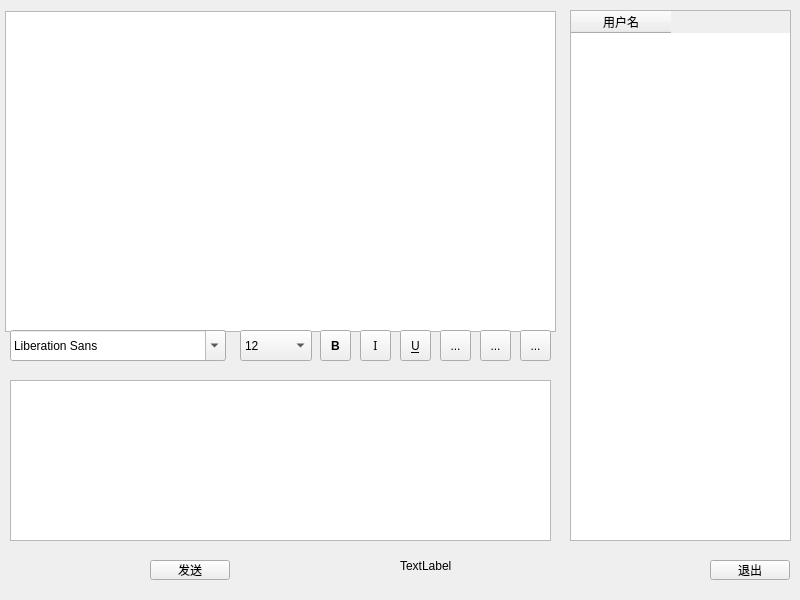
<?xml version="1.0" encoding="UTF-8"?>
<ui version="4.0">
 <class>Widget</class>
 <widget class="QWidget" name="Widget">
  <property name="geometry">
   <rect>
    <x>0</x>
    <y>0</y>
    <width>800</width>
    <height>600</height>
   </rect>
  </property>
  <property name="windowTitle">
   <string>Widget</string>
  </property>
  <widget class="QTextBrowser" name="msgBrowser">
   <property name="geometry">
    <rect>
     <x>5</x>
     <y>11</y>
     <width>551</width>
     <height>321</height>
    </rect>
   </property>
  </widget>
  <widget class="QTextEdit" name="msgTxtEdit">
   <property name="geometry">
    <rect>
     <x>10</x>
     <y>380</y>
     <width>541</width>
     <height>161</height>
    </rect>
   </property>
  </widget>
  <widget class="QFontComboBox" name="fontCbx">
   <property name="geometry">
    <rect>
     <x>10</x>
     <y>330</y>
     <width>216</width>
     <height>31</height>
    </rect>
   </property>
  </widget>
  <widget class="QComboBox" name="sizeCbx">
   <property name="geometry">
    <rect>
     <x>240</x>
     <y>330</y>
     <width>72</width>
     <height>31</height>
    </rect>
   </property>
   <property name="currentText">
    <string>12</string>
   </property>
   <property name="currentIndex">
    <number>4</number>
   </property>
   <item>
    <property name="text">
     <string>8</string>
    </property>
   </item>
   <item>
    <property name="text">
     <string>9</string>
    </property>
   </item>
   <item>
    <property name="text">
     <string>10</string>
    </property>
   </item>
   <item>
    <property name="text">
     <string>11</string>
    </property>
   </item>
   <item>
    <property name="text">
     <string>12</string>
    </property>
   </item>
   <item>
    <property name="text">
     <string>13</string>
    </property>
   </item>
   <item>
    <property name="text">
     <string>14</string>
    </property>
   </item>
   <item>
    <property name="text">
     <string>15</string>
    </property>
   </item>
   <item>
    <property name="text">
     <string>16</string>
    </property>
   </item>
   <item>
    <property name="text">
     <string>17</string>
    </property>
   </item>
   <item>
    <property name="text">
     <string>18</string>
    </property>
   </item>
   <item>
    <property name="text">
     <string>19</string>
    </property>
   </item>
   <item>
    <property name="text">
     <string>20</string>
    </property>
   </item>
   <item>
    <property name="text">
     <string>21</string>
    </property>
   </item>
   <item>
    <property name="text">
     <string>22</string>
    </property>
   </item>
  </widget>
  <widget class="QToolButton" name="boldTBtn">
   <property name="geometry">
    <rect>
     <x>320</x>
     <y>330</y>
     <width>31</width>
     <height>31</height>
    </rect>
   </property>
   <property name="font">
    <font>
     <weight>75</weight>
     <bold>true</bold>
    </font>
   </property>
   <property name="toolTip">
    <string notr="true"/>
   </property>
   <property name="text">
    <string>B</string>
   </property>
   <property name="checkable">
    <bool>true</bool>
   </property>
  </widget>
  <widget class="QToolButton" name="italicTBtn">
   <property name="geometry">
    <rect>
     <x>360</x>
     <y>330</y>
     <width>31</width>
     <height>31</height>
    </rect>
   </property>
   <property name="font">
    <font>
     <family>Agency FB</family>
    </font>
   </property>
   <property name="toolTip">
    <string notr="true"/>
   </property>
   <property name="toolTipDuration">
    <number>1</number>
   </property>
   <property name="text">
    <string>I</string>
   </property>
   <property name="checkable">
    <bool>true</bool>
   </property>
  </widget>
  <widget class="QToolButton" name="underlineTBtn">
   <property name="geometry">
    <rect>
     <x>400</x>
     <y>330</y>
     <width>31</width>
     <height>31</height>
    </rect>
   </property>
   <property name="font">
    <font>
     <family>Agency FB</family>
     <underline>true</underline>
    </font>
   </property>
   <property name="text">
    <string>U</string>
   </property>
   <property name="checkable">
    <bool>true</bool>
   </property>
   <property name="autoRaise">
    <bool>false</bool>
   </property>
  </widget>
  <widget class="QToolButton" name="colorTBtn">
   <property name="geometry">
    <rect>
     <x>440</x>
     <y>330</y>
     <width>31</width>
     <height>31</height>
    </rect>
   </property>
   <property name="text">
    <string>...</string>
   </property>
   <property name="checkable">
    <bool>true</bool>
   </property>
  </widget>
  <widget class="QToolButton" name="saveTBtn">
   <property name="geometry">
    <rect>
     <x>480</x>
     <y>330</y>
     <width>31</width>
     <height>31</height>
    </rect>
   </property>
   <property name="text">
    <string>...</string>
   </property>
   <property name="checkable">
    <bool>true</bool>
   </property>
  </widget>
  <widget class="QToolButton" name="clearTBtn">
   <property name="geometry">
    <rect>
     <x>520</x>
     <y>330</y>
     <width>31</width>
     <height>31</height>
    </rect>
   </property>
   <property name="text">
    <string>...</string>
   </property>
   <property name="checkable">
    <bool>true</bool>
   </property>
  </widget>
  <widget class="QTableWidget" name="usrTblWidget">
   <property name="geometry">
    <rect>
     <x>570</x>
     <y>10</y>
     <width>221</width>
     <height>531</height>
    </rect>
   </property>
   <property name="selectionMode">
    <enum>QAbstractItemView::SingleSelection</enum>
   </property>
   <property name="selectionBehavior">
    <enum>QAbstractItemView::SelectRows</enum>
   </property>
   <property name="showGrid">
    <bool>false</bool>
   </property>
   <column>
    <property name="text">
     <string>用户名</string>
    </property>
   </column>
  </widget>
  <widget class="QPushButton" name="sendBtn">
   <property name="geometry">
    <rect>
     <x>150</x>
     <y>560</y>
     <width>80</width>
     <height>20</height>
    </rect>
   </property>
   <property name="text">
    <string>发送</string>
   </property>
  </widget>
  <widget class="QPushButton" name="exitBtn">
   <property name="geometry">
    <rect>
     <x>710</x>
     <y>560</y>
     <width>80</width>
     <height>20</height>
    </rect>
   </property>
   <property name="text">
    <string>退出</string>
   </property>
  </widget>
  <widget class="QLabel" name="usrNumLbl">
   <property name="geometry">
    <rect>
     <x>400</x>
     <y>560</y>
     <width>54</width>
     <height>12</height>
    </rect>
   </property>
   <property name="text">
    <string>TextLabel</string>
   </property>
  </widget>
 </widget>
 <resources/>
 <connections/>
</ui>
